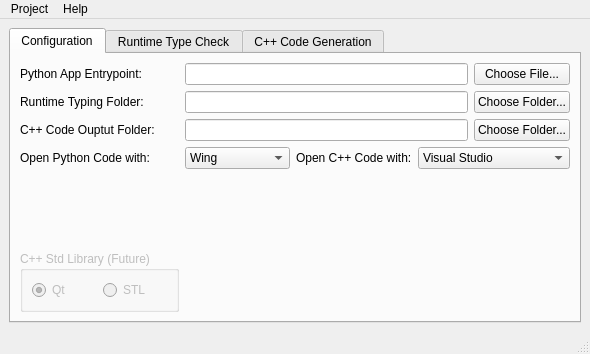
<?xml version="1.0" encoding="UTF-8"?>
<ui version="4.0">
 <class>MainWindow</class>
 <widget class="QMainWindow" name="MainWindow">
  <property name="geometry">
   <rect>
    <x>0</x>
    <y>0</y>
    <width>590</width>
    <height>354</height>
   </rect>
  </property>
  <property name="windowTitle">
   <string>MainWindow</string>
  </property>
  <widget class="QWidget" name="centralwidget">
   <layout class="QGridLayout" name="gridLayout">
    <item row="0" column="0">
     <widget class="QTabWidget" name="tabWidget">
      <property name="currentIndex">
       <number>0</number>
      </property>
      <widget class="QWidget" name="tab">
       <attribute name="title">
        <string>Configuration</string>
       </attribute>
       <layout class="QGridLayout" name="gridLayout_4">
        <item row="0" column="0">
         <widget class="QLabel" name="label">
          <property name="text">
           <string>Python App Entrypoint:</string>
          </property>
         </widget>
        </item>
        <item row="4" column="0">
         <widget class="QLabel" name="label_4">
          <property name="text">
           <string>Open Python Code with:</string>
          </property>
         </widget>
        </item>
        <item row="4" column="3">
         <widget class="QLabel" name="label_5">
          <property name="text">
           <string>Open C++ Code with:</string>
          </property>
         </widget>
        </item>
        <item row="4" column="4" colspan="2">
         <widget class="QComboBox" name="openCppCodeWithCombo">
          <item>
           <property name="text">
            <string>Visual Studio</string>
           </property>
          </item>
         </widget>
        </item>
        <item row="2" column="0">
         <widget class="QLabel" name="label_3">
          <property name="text">
           <string>C++ Code Ouptut Folder:</string>
          </property>
         </widget>
        </item>
        <item row="1" column="0">
         <widget class="QLabel" name="label_2">
          <property name="text">
           <string>Runtime Typing Folder:</string>
          </property>
         </widget>
        </item>
        <item row="7" column="0">
         <spacer name="verticalSpacer">
          <property name="orientation">
           <enum>Qt::Orientation::Vertical</enum>
          </property>
          <property name="sizeHint" stdset="0">
           <size>
            <width>20</width>
            <height>40</height>
           </size>
          </property>
         </spacer>
        </item>
        <item row="4" column="1" colspan="2">
         <widget class="QComboBox" name="openPythonCodeWithCombo">
          <item>
           <property name="text">
            <string>Wing</string>
           </property>
          </item>
         </widget>
        </item>
        <item row="0" column="5">
         <widget class="QPushButton" name="chooseAppEntryButton">
          <property name="text">
           <string>Choose File...</string>
          </property>
         </widget>
        </item>
        <item row="1" column="5">
         <widget class="QPushButton" name="chooseRuntimeTypingButton">
          <property name="text">
           <string>Choose Folder...</string>
          </property>
         </widget>
        </item>
        <item row="2" column="5">
         <widget class="QPushButton" name="chooseCppOutputButton">
          <property name="text">
           <string>Choose Folder...</string>
          </property>
         </widget>
        </item>
        <item row="2" column="1" colspan="4">
         <widget class="QLineEdit" name="cppCodeOutputFolderLine">
          <property name="font">
           <font>
            <bold>true</bold>
           </font>
          </property>
         </widget>
        </item>
        <item row="1" column="1" colspan="4">
         <widget class="QLineEdit" name="runtimeTypingFolderLine">
          <property name="font">
           <font>
            <bold>true</bold>
           </font>
          </property>
         </widget>
        </item>
        <item row="0" column="1" colspan="4">
         <widget class="QLineEdit" name="pythonAppEntrypointLine">
          <property name="font">
           <font>
            <bold>true</bold>
           </font>
          </property>
         </widget>
        </item>
        <item row="8" column="0">
         <widget class="QGroupBox" name="cppStandardLibraryGroup">
          <property name="enabled">
           <bool>false</bool>
          </property>
          <property name="title">
           <string>C++ Std Library (Future)</string>
          </property>
          <layout class="QGridLayout" name="gridLayout_3">
           <item row="0" column="0">
            <widget class="QRadioButton" name="qtStandardLibRadio">
             <property name="text">
              <string>Qt</string>
             </property>
             <property name="checked">
              <bool>true</bool>
             </property>
            </widget>
           </item>
           <item row="0" column="1">
            <widget class="QRadioButton" name="stlStandardLibRadio">
             <property name="text">
              <string>STL</string>
             </property>
            </widget>
           </item>
          </layout>
         </widget>
        </item>
        <item row="8" column="1" colspan="5">
         <spacer name="horizontalSpacer_3">
          <property name="orientation">
           <enum>Qt::Orientation::Horizontal</enum>
          </property>
          <property name="sizeHint" stdset="0">
           <size>
            <width>40</width>
            <height>20</height>
           </size>
          </property>
         </spacer>
        </item>
       </layout>
      </widget>
      <widget class="QWidget" name="tab_2">
       <attribute name="title">
        <string>Runtime Type Check</string>
       </attribute>
       <layout class="QGridLayout" name="gridLayout_2">
        <item row="1" column="1">
         <widget class="QPushButton" name="resetTypeCheckButton">
          <property name="text">
           <string>Reset Type Check</string>
          </property>
         </widget>
        </item>
        <item row="1" column="2">
         <spacer name="horizontalSpacer_2">
          <property name="orientation">
           <enum>Qt::Orientation::Horizontal</enum>
          </property>
          <property name="sizeHint" stdset="0">
           <size>
            <width>40</width>
            <height>20</height>
           </size>
          </property>
         </spacer>
        </item>
        <item row="0" column="0" colspan="3">
         <widget class="QTableWidget" name="runtimeTypeCheckTable">
          <property name="enabled">
           <bool>true</bool>
          </property>
          <property name="sortingEnabled">
           <bool>true</bool>
          </property>
          <attribute name="horizontalHeaderStretchLastSection">
           <bool>true</bool>
          </attribute>
          <attribute name="verticalHeaderStretchLastSection">
           <bool>false</bool>
          </attribute>
          <column>
           <property name="text">
            <string>Local ID</string>
           </property>
          </column>
          <column>
           <property name="text">
            <string>Scope ID</string>
           </property>
          </column>
          <column>
           <property name="text">
            <string>Editor Link</string>
           </property>
          </column>
          <column>
           <property name="text">
            <string>Assigned Types</string>
           </property>
          </column>
          <column>
           <property name="text">
            <string>C++ Type</string>
           </property>
          </column>
         </widget>
        </item>
        <item row="1" column="0">
         <widget class="QPushButton" name="startTypeCheckButton">
          <property name="text">
           <string>Start Type Check</string>
          </property>
         </widget>
        </item>
        <item row="2" column="0" colspan="3">
         <spacer name="verticalSpacer_3">
          <property name="orientation">
           <enum>Qt::Orientation::Vertical</enum>
          </property>
          <property name="sizeHint" stdset="0">
           <size>
            <width>20</width>
            <height>40</height>
           </size>
          </property>
         </spacer>
        </item>
       </layout>
      </widget>
      <widget class="QWidget" name="tab_3">
       <attribute name="title">
        <string>C++ Code Generation</string>
       </attribute>
       <layout class="QGridLayout" name="gridLayout_5">
        <item row="1" column="0" colspan="2">
         <widget class="QTableWidget" name="tableWidget">
          <property name="sortingEnabled">
           <bool>true</bool>
          </property>
          <attribute name="horizontalHeaderStretchLastSection">
           <bool>true</bool>
          </attribute>
          <column>
           <property name="text">
            <string>Python Side</string>
           </property>
          </column>
          <column>
           <property name="text">
            <string>C++ Side</string>
           </property>
          </column>
          <column>
           <property name="text">
            <string>Conversion Result</string>
           </property>
          </column>
         </widget>
        </item>
        <item row="2" column="0">
         <widget class="QPushButton" name="generateCppCodeButton">
          <property name="text">
           <string>Generate C++ Code</string>
          </property>
         </widget>
        </item>
        <item row="2" column="1">
         <spacer name="horizontalSpacer">
          <property name="orientation">
           <enum>Qt::Orientation::Horizontal</enum>
          </property>
          <property name="sizeHint" stdset="0">
           <size>
            <width>40</width>
            <height>20</height>
           </size>
          </property>
         </spacer>
        </item>
        <item row="3" column="0" colspan="2">
         <spacer name="verticalSpacer_2">
          <property name="orientation">
           <enum>Qt::Orientation::Vertical</enum>
          </property>
          <property name="sizeHint" stdset="0">
           <size>
            <width>20</width>
            <height>40</height>
           </size>
          </property>
         </spacer>
        </item>
       </layout>
      </widget>
     </widget>
    </item>
   </layout>
  </widget>
  <widget class="QMenuBar" name="menubar">
   <property name="geometry">
    <rect>
     <x>0</x>
     <y>0</y>
     <width>590</width>
     <height>22</height>
    </rect>
   </property>
   <widget class="QMenu" name="menuProject">
    <property name="title">
     <string>Project</string>
    </property>
    <addaction name="actionNewProject"/>
    <addaction name="separator"/>
    <addaction name="actionSaveProject"/>
    <addaction name="actionSave_as"/>
    <addaction name="separator"/>
    <addaction name="actionExitProject"/>
   </widget>
   <widget class="QMenu" name="menuHelp">
    <property name="title">
     <string>Help</string>
    </property>
    <addaction name="actionLicense"/>
    <addaction name="actionGitHub_Issues_Forum"/>
    <addaction name="actionCheck_for_Updates"/>
    <addaction name="actionAbout"/>
   </widget>
   <addaction name="menuProject"/>
   <addaction name="menuHelp"/>
  </widget>
  <widget class="QStatusBar" name="statusbar"/>
  <action name="actionNewProject">
   <property name="text">
    <string>New</string>
   </property>
  </action>
  <action name="actionSaveProject">
   <property name="text">
    <string>Save</string>
   </property>
  </action>
  <action name="actionExitProject">
   <property name="text">
    <string>Exit</string>
   </property>
  </action>
  <action name="actionAbout">
   <property name="text">
    <string>About</string>
   </property>
  </action>
  <action name="actionGitHub_Issues_Forum">
   <property name="text">
    <string>GitHub Issues Forum</string>
   </property>
  </action>
  <action name="actionLicense">
   <property name="text">
    <string>License</string>
   </property>
  </action>
  <action name="actionCheck_for_Updates">
   <property name="text">
    <string>Check for Updates</string>
   </property>
  </action>
  <action name="actionSave_as">
   <property name="text">
    <string>Save as</string>
   </property>
  </action>
 </widget>
 <resources/>
 <connections/>
</ui>
